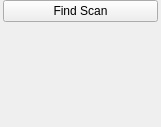
<?xml version="1.0" encoding="UTF-8"?>
<ui version="4.0">
 <class>toolbar_findScan</class>
 <widget class="QWidget" name="toolbar_findScan">
  <property name="geometry">
   <rect>
    <x>0</x>
    <y>0</y>
    <width>161</width>
    <height>127</height>
   </rect>
  </property>
  <property name="windowTitle">
   <string>toolbar_pointEdition</string>
  </property>
  <layout class="QGridLayout" name="gridLayout">
   <property name="leftMargin">
    <number>3</number>
   </property>
   <property name="topMargin">
    <number>0</number>
   </property>
   <property name="rightMargin">
    <number>3</number>
   </property>
   <property name="bottomMargin">
    <number>0</number>
   </property>
   <property name="horizontalSpacing">
    <number>6</number>
   </property>
   <property name="verticalSpacing">
    <number>0</number>
   </property>
   <item row="1" column="0">
    <spacer name="verticalSpacer">
     <property name="orientation">
      <enum>Qt::Vertical</enum>
     </property>
     <property name="sizeHint" stdset="0">
      <size>
       <width>0</width>
       <height>0</height>
      </size>
     </property>
    </spacer>
   </item>
   <item row="0" column="0">
    <widget class="QPushButton" name="pushButton_findScan">
     <property name="sizePolicy">
      <sizepolicy hsizetype="Preferred" vsizetype="Fixed">
       <horstretch>0</horstretch>
       <verstretch>0</verstretch>
      </sizepolicy>
     </property>
     <property name="toolTip">
      <string>Click a point to find which scan it belongs</string>
     </property>
     <property name="text">
      <string>Find Scan</string>
     </property>
    </widget>
   </item>
  </layout>
 </widget>
 <layoutdefault spacing="6" margin="11"/>
 <resources>
  <include location="../../../openscantools.qrc"/>
 </resources>
 <connections/>
</ui>
